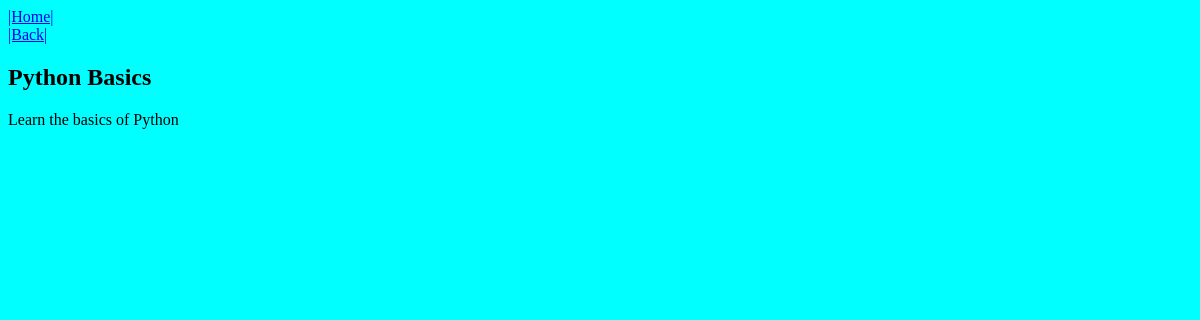
Before: /courses/1/ with the older database file.
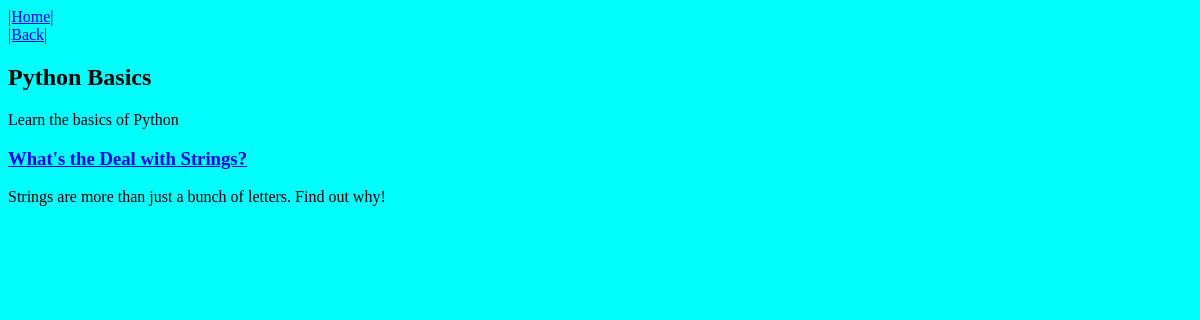
After: the same page with the newer database file.
### courses/models.py (models this page shows, shortened)
class Step(models.Model):
    title = models.CharField(max_length=255)
    description = models.TextField()
    content = models.TextField(blank=True, default='')
    order = models.IntegerField(default=0)
    course = models.ForeignKey(Course)
    class Meta:
        ordering = ['order',]

### courses/views.py (the view)
# urls.py: url(r'(?P<pk>\d+)/$', views.course_detail, name='detail'),
def course_detail(request, pk):
    course = get_object_or_404(Course, pk=pk)
    return render(request, 'courses/course_detail.html', {'course':course})

### courses/templates/courses/course_detail.html (shortened to what this page needs)
{% extends 'layout.html' %}
{% block content %}
<a href='/courses'>|Back|</a>
<article>
<h2>{{ course.title }}</h2>
    {{ course.description }}
    <section>
        {% for step in course.step_set.all %}
            <h3><a href='/courses/{{ step.course.pk }}/{{step.pk}}'>{{ step.title }}</a></h3>
        {{ step.description|linebreaks }}
        {% endfor %}
    </section>
</article>
{% endblock %}

Changed rows visible on the page:
added Step: title "What's the Deal with Strings?", description "Strings are more than just a bunch of letters. Find out why!"
